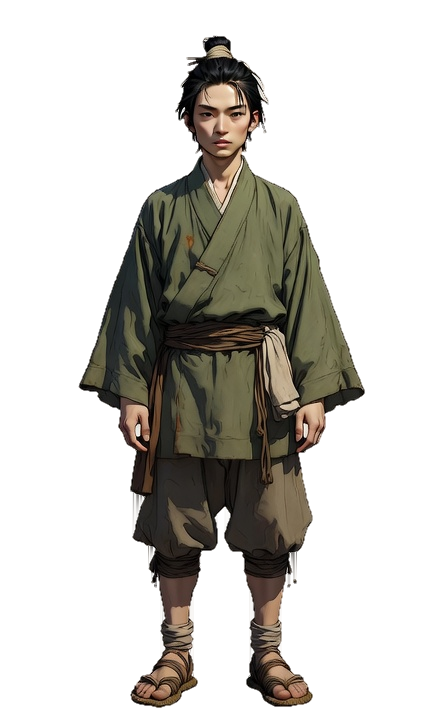
#> input picture GameClient/TwelveJade/Assets/Resources/Art/farmer-male-0-front.png, 427 x 720 px
$ python -i generate-portraits-guarded.py   (imports and definitions only)
#> lines starting #> are read from the running program, lines starting #| are printed output that depends on the picture
#!/usr/bin/env python3
# -*- coding: utf-8 -*-
"""受检角色图生成管线：亮度/角标/身份闸，走帧另接切帧与运动闸。

本文件正式化自 Tools/logs/tb-42-43/generate-portraits-guarded.py。
阈值与判定实现逐条继承既有工具，不在这里放宽或重写。

走帧用法：
  python Tools/generate-portraits-guarded.py --walk --view front --attempts 1
  python Tools/generate-portraits-guarded.py --walk --view back --attempts 1
  python Tools/generate-portraits-guarded.py --selftest

默认只把候选与证据写入 Tools/logs/rig-01/；只有所有数值闸通过并显式
--install，才把最终 sheet 复制到 ArtSource/originals 与 Resources。
"""
import argparse
import base64
import hashlib
import importlib.util
import io
import json
import os
import shutil
import subprocess
import sys
import urllib.request
from datetime import datetime
from pathlib import Path

from PIL import Image
import numpy as np

# [3 lines not run here, left out]

HERE = Path(__file__).resolve().parent
ROOT = HERE.parent
ASSETS = ROOT / "GameClient" / "TwelveJade" / "Assets"
PROMPT_DIR = ASSETS / "ArtSource" / "prompts" / "character-rig"
ORIGINAL_DIR = ASSETS / "ArtSource" / "originals" / "characters-rig"
RESOURCE_DIR = ASSETS / "Resources" / "Art" / "Characters"
LOG_DIR = ROOT / "Tools" / "logs" / "rig-01"
BASELINE = ROOT / "Tools" / "logs" / "tb-42-43" / "expected-baseline.json"

# gpt-image-2.5 通道（hub.oaifree.com，与 generate-building-art / generate-prop-art-v2 同一后端）：
# 请求参数集中在这里，密钥只从本机文件读取，不写入仓库。
IMAGE_ENDPOINT = "https://hub.oaifree.com/v1/images/generations"
IMAGE_MODEL = "gpt-image-2.5"
IMAGE_SIZE = "1024x1536"
IMAGE_KEY_FILE = Path(r"D:/tmp/ddyu-art-key.txt")


def load_module(name, path):
    spec = importlib.util.spec_from_file_location(name, path)
    mod = importlib.util.module_from_spec(spec)
    spec.loader.exec_module(mod)
    return mod


# [1 line that did not run here, left out]
# [1 line that did not run here, left out]
#> further down, picture is the input picture: PIL image 427x720 RGBA; mean R, G, B, A 181.8, 173.4, 159.5, 78.3

LUMA_MIN = 80.0
LUMA_TARGET = 177.6
PALETTE_MIN = 0.50
PHASES = (
    ("contact", "L", "左腿向前，左脚跟刚刚触地、脚尖略抬；右腿向后，右脚跟抬起，仅右脚尖触地；右臂前摆，左臂后摆；躯干竖直。"),
    ("down", "L", "前腿承重、膝盖微屈，身体比 contact 略低；左腿在前，右腿在后；双臂随步态相对摆动。"),
    ("pass", "L", "左腿竖直支撑、左脚掌踩地；右腿抬起向前摆，右膝明显弯曲，右脚完全离地；身体处于本半周期最高点。"),
    ("up", "L", "右腿向前伸、准备触地，左腿向后承重；身体略降；双臂与腿部反向自然摆动。"),
    ("contact", "R", "右腿向前，右脚跟刚刚触地、脚尖略抬；左腿向后，左脚跟抬起，仅左脚尖触地；左臂前摆，右臂后摆；躯干竖直。"),
    ("down", "R", "前腿承重、膝盖微屈，身体比 contact 略低；右腿在前，左腿在后；双臂随步态相对摆动。"),
    ("pass", "R", "右腿竖直支撑、右脚掌踩地；左腿抬起向前摆，左膝明显弯曲，左脚完全离地；身体处于本半周期最高点。"),
    ("up", "R", "左腿向前伸、准备触地，右腿向后承重；身体略降；双臂与腿部反向自然摆动。"),
)

STYLE = (
    "Asset type: a single full-body walk-cycle frame for a hand-painted 2D game, "
    "fine ink linework with soft watercolour washes on warm ivory paper, muted natural colours, "
    "elegant historical Chinese indie game art set in the late Yuan / early Ming dynasty. "
    "Use the exact same character appearance as the supplied farmer-male-0 reference, not a redesign. "
    "One isolated character only, full body, no other person. "
)

SHARED_FRONT = (
    "Character appearance copied literally from the actual farmer-male-0 front reference: black long hair gathered "
    "into a slightly loose topknot bun on top of the head; no visible wide headband, only a small binding at the bun; "
    "olive-green knee-length outer robe with natural folds and a small faded stain, long sleeves hanging naturally below "
    "the elbows and never rolled; brown wide waist belt with a loose tail at the side and no metal buckle; grey-brown "
    "loose shorts ending two or three finger-widths below the knees; pale beige or grey-white cloth puttees wrapped "
    "around both calves to above the ankles; light brown straw sandals with ankle straps and woven texture. No basket, "
    "no shoulder cord, and no back equipment is visible in this straight front view. Dominant colours copied from the "
    "plate: robe #787858 and #686848, sash #583838 and #B89878, shorts #686060, puttees #B8B0A0, hair #080808, "
    "skin #D8B898, background #EDE6D2. "
)

SHARED_BACK = (
    "Character appearance copied literally from the actual farmer-male-0 back reference: black hair tied into a topknot "
    "at the top rear of the head, with a pale beige or grey-white cloth band around the bun; olive-green outer robe "
    "ending around the knees or slightly below the hips, with long unrolled sleeves hanging naturally; dark brown wide "
    "waist belt with its tail hanging down; grey-brown knee-length shorts; grey-brown calf puttees close in colour to "
    "the shorts; light brown woven straw sandals with straps. A round or oval cylindrical woven back basket is clearly "
    "carried on the back, brown straw colour, fixed by rope shoulder straps, with the back surface and top knot visible. "
    "Dominant colours copied from the plate: robe #787858 and #686848, sash #583838 and #B89878, lower garment #686060, "
    "puttees #686060, hair #080808, basket muted brown straw, background #EDE6D2. "
)

VIEW_HEAD = {
    "front": "View: straight front view, the character faces the viewer. ",
    "back": "View: straight back view, the character is seen from behind. ",
}


# [6 lines left out: function md5_of, not called in this run]


def md5_bytes(blob):
    return hashlib.md5(blob).hexdigest()


# [30 lines left out: functions image_api_key, generate_image, not called in this run]


def fit_slot(im):
    """走帧槽位归一化 816x1088(3:4,与已装机产物及 Runtime 消费一致);API 原图先在内存中缩放。"""
    if im.mode in ("RGBA", "LA") or "transparency" in im.info:
        rgba = im.convert("RGBA")
        paper = Image.new("RGBA", rgba.size, (237, 230, 210, 255))
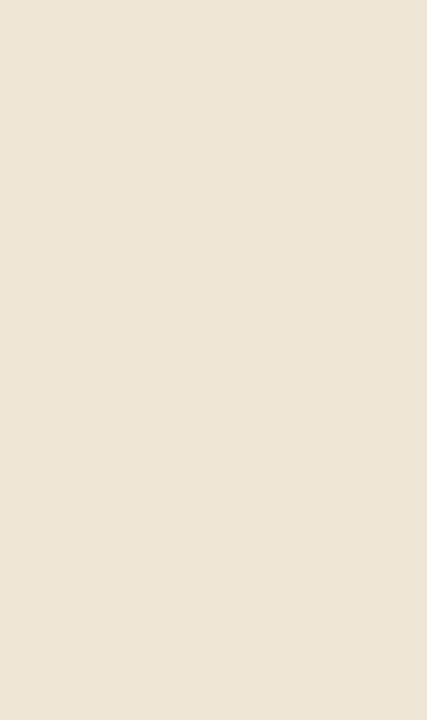
#> paper: PIL image 427x720 RGBA; mean R, G, B, A 237, 230, 210, 255
        paper.alpha_composite(rgba)
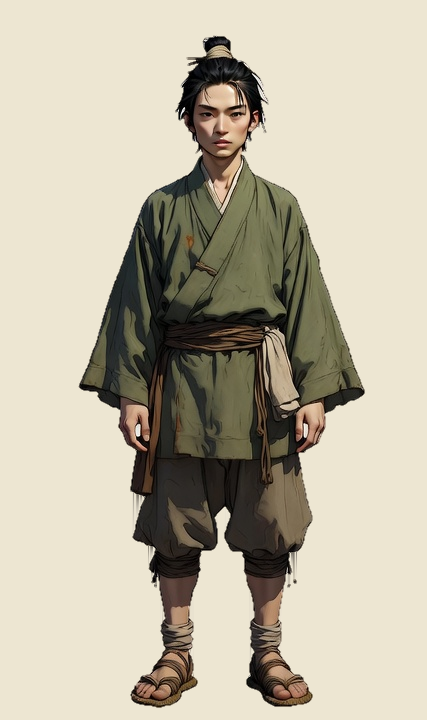
#> paper: PIL image 427x720 RGBA; mean R, G, B, A 189.2, 182, 163.2, 255
        im = paper.convert("RGB")
    else:
        im = im.convert("RGB")
    tw, th = 816, 1088
    want = tw / float(th)
    have = im.width / float(im.height)
#> have = 0.593
    if have > want:
        w = int(round(im.height * want))
        x = (im.width - w) // 2
        im = im.crop((x, 0, x + w, im.height))
    else:
        h = int(round(im.width / want))
#> h = 569
        y = max(0, (im.height - h) // 3)
#> y = 50
        im = im.crop((0, y, im.width, y + h))
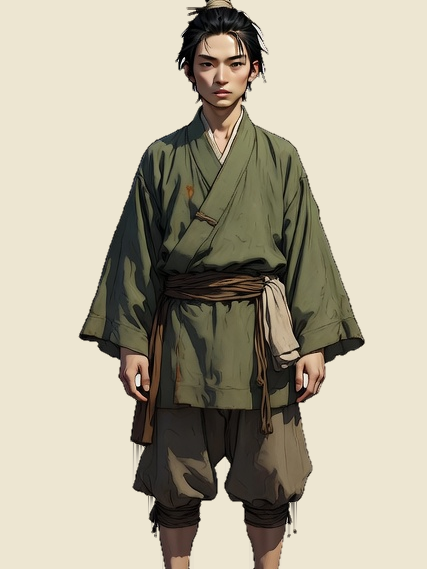
#> im: PIL image 427x569 RGB; mean R, G, B 180.6, 173.8, 155.2
    return im.resize((tw, th), Image.LANCZOS)


def mean_luma(im):
    a = np.asarray(im.convert("RGB")).astype(np.float64)
    return float((0.299 * a[..., 0] + 0.587 * a[..., 1] + 0.114 * a[..., 2]).mean()) if a.size else 0.0


# [232 lines left out: functions prompt_for, write_prompts, identity_detail, gate_candidate, select_best, generate_one and 4 more, not called in this run]


# [2 lines not run here, left out]

>>> from PIL import Image
>>> picture = Image.open('../GameClient/TwelveJade/Assets/Resources/Art/farmer-male-0-front.png')
>>> result = fit_slot(picture)
